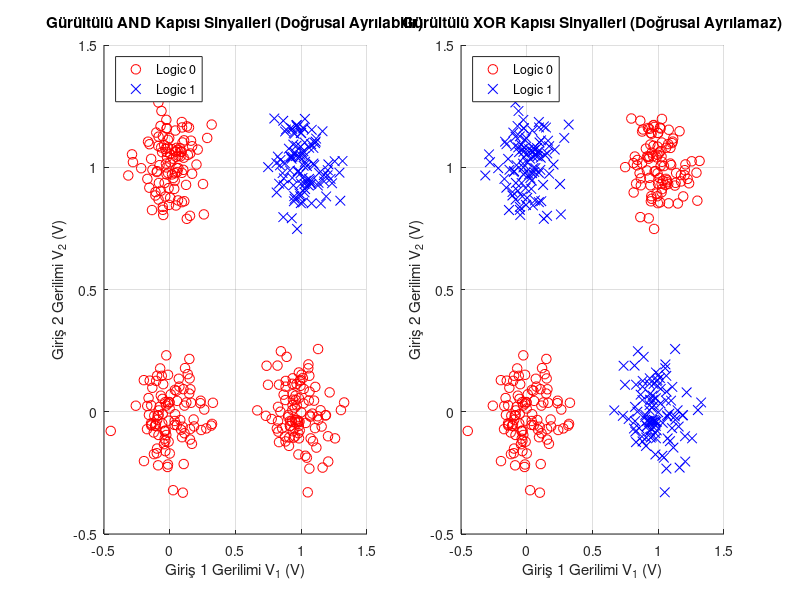

MATLAB code to generate this figure:
%% ADIM 1: Gürültülü Dijital Lojik Sinyal Veri Seti Üretimi (AND ve XOR)
clear;          % Çalışma alanındaki (Workspace) tüm eski değişkenleri siler
clc;            % Command Window (komut penceresi) ekranını temizler
close all;      % Önceden açık kalmış tüm grafik (Figure) pencerelerini kapatır
rng(42);        % Rastgele sayı üretecini sabitler (kodu her çalıştırdığında aynı gürültü üretilsin diye)

samplesPerClass = 100; % 4 lojik durumun (00, 01, 10, 11) her biri için 100'er adet örnek üretilecek (Toplam 400)
noiseStd = 0.12;       % Devredeki hat gürültüsünün standart sapması (0.12 Volt'luk dalgalanma ekler)

% 4 temel lojik giriş kombinasyonu: [Giriş 1 Gerilimi (V1), Giriş 2 Gerilimi (V2)]
baseInputs = [0 0;     % Durum 1: V1 = 0V, V2 = 0V
              0 1;     % Durum 2: V1 = 0V, V2 = 1V
              1 0;     % Durum 3: V1 = 1V, V2 = 0V
              1 1];    % Durum 4: V1 = 1V, V2 = 1V

X = [];         % Tüm gürültülü giriş gerilimlerini tutacak boş matris (döngü sonunda 400x2 boyutunda olacak)
y_AND = [];     % AND kapısının doğru çıkış etiketlerini (0 veya 1) tutacak boş vektör (400x1)
y_XOR = [];     % XOR kapısının doğru çıkış etiketlerini (0 veya 1) tutacak boş vektör (400x1)

for i = 1:4     % 4 temel lojik durumun her biri için sırayla döngüye girer
    % İdeal gerilim seviyesinin (örneğin [0 1]) üzerine Gaussian (Normal) dağılımlı rastgele gürültü ekler
    % randn(100, 2) -> ortalaması 0, standart sapması 1 olan 100x2'lik rastgele matris üretir
    noisySamples = baseInputs(i, :) + noiseStd * randn(samplesPerClass, 2);

    X = [X; noisySamples]; % Üretilen 100 yeni gürültülü ölçümü X matrisinin altına (satır olarak) ekler

    % İdeal girişler için AND (&) ve XOR işlemlerini hesaplar; mantıksal (true/false) sonucu sayıya (1/0) çevirir
    andLabel = double(baseInputs(i, 1) & baseInputs(i, 2));      % Sadece [1 1] durumunda 1, diğerlerinde 0 olur
    xorLabel = double(xor(baseInputs(i, 1), baseInputs(i, 2)));   % Girişler birbirinden farklıysa ([0 1], [1 0]) 1 olur

    % Hesaplanan tek bir etiketi, üretilen 100 örneğin tamamına atamak için 100 kez alt alta kopyalar
    y_AND = [y_AND; repmat(andLabel, samplesPerClass, 1)];        % 100 adet etiketi y_AND vektörünün altına ekler
    y_XOR = [y_XOR; repmat(xorLabel, samplesPerClass, 1)];        % 100 adet etiketi y_XOR vektörünün altına ekler
end             % 4 durumluk veri üretim döngüsünü sonlandırır

% Üretilen gürültülü sinyal dağılımlarını yan yana iki grafikte görselleştirir
figure('Name', 'Sentetik Lojik Sinyal Veri Seti', 'Position', [100, 100, 950, 420]); % Pencere başlığı ve boyutunu ayarlar

subplot(1, 2, 1);                                  % 1 satır, 2 sütunluk ızgaranın 1. (sol) grafiğini seçer
gscatter(X(:,1), X(:,2), y_AND, 'rb', 'ox', 7);    % X'in 1. ve 2. sütununu y_AND etiketine göre kırmızı 'o' ve mavi 'x' ile çizer
title('Gürültülü AND Kapısı Sinyalleri (Doğrusal Ayrılabilir)'); % Sol grafiğe başlık ekler
xlabel('Giriş 1 Gerilimi V_1 (V)');                % X ekseni etiketini yazar
ylabel('Giriş 2 Gerilimi V_2 (V)');                % Y ekseni etiketini yazar
legend({'Logic 0', 'Logic 1'}, 'Location', 'northwest'); % Hangi rengin/şeklin neyi temsil ettiğini sol üste ekler
grid on;                                           % Grafik arka planına okunabilirliği artıran ızgara çizgileri ekler

subplot(1, 2, 2);                                  % 1 satır, 2 sütunluk ızgaranın 2. (sağ) grafiğini seçer
gscatter(X(:,1), X(:,2), y_XOR, 'rb', 'ox', 7);    % Aynı noktaları bu kez XOR etiketlerine göre renklendirerek çizer
title('Gürültülü XOR Kapısı Sinyalleri (Doğrusal Ayrılamaz)'); % Sağ grafiğe başlık ekler
xlabel('Giriş 1 Gerilimi V_1 (V)');                % X ekseni etiketini yazar
ylabel('Giriş 2 Gerilimi V_2 (V)');                % Y ekseni etiketini yazar
legend({'Logic 0', 'Logic 1'}, 'Location', 'northwest'); % Açıklama kutusunu sol üste ekler
grid on;                                           % Izgara çizgilerini aktif eder

% Üretilen X matrisi ile y_AND, y_XOR etiketlerini sonraki adımlarda kullanmak üzere diske kaydeder
save('logic_dataset.mat', 'X', 'y_AND', 'y_XOR');
disp('Veri seti basariyla olusturuldu ve logic_dataset.mat olarak kaydedildi.'); % İşlemin bittiğini komut penceresine yazar
